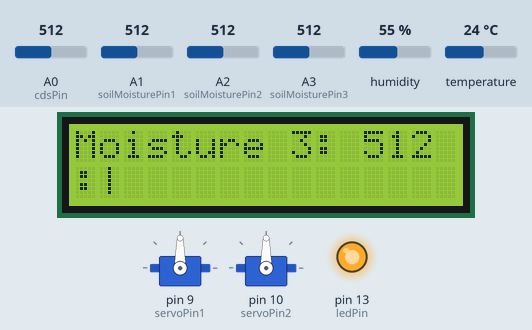
This program was run on a simulated Arduino Uno, built with avr-gcc and run on an emulated ATmega328P. Parts: 16×2 character LCD, 2 × servo, output pins drawn as LEDs (lit = HIGH). Inputs (shaded band) come from the test bench; at power-on: A1 (soilMoisturePin1) = 512, A0 (cdsPin) = 512, A2 (soilMoisturePin2) = 512, A3 (soilMoisturePin3) = 512, humidity 55 %, temperature 24 °C. What the program prints to the serial monitor is not drawn.

Above: at 17.0 s.
17.1 s: A1 (soilMoisturePin1) set to 306
At 21.8 s:
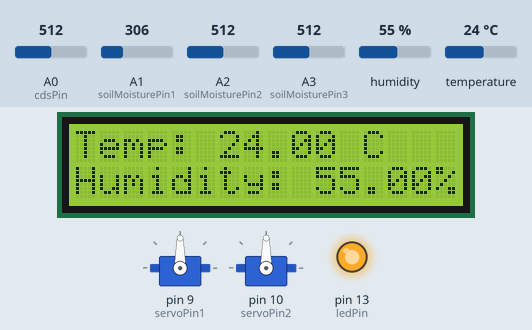
At 25.4 s:
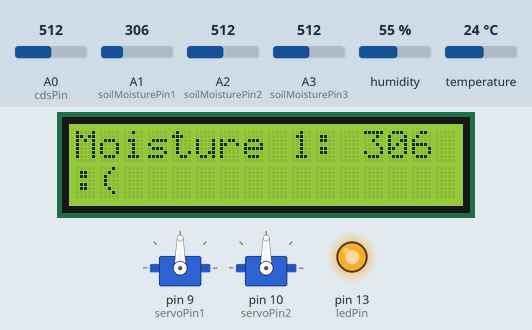
32.9 s: A0 (cdsPin) set to 716
At 43.5 s:
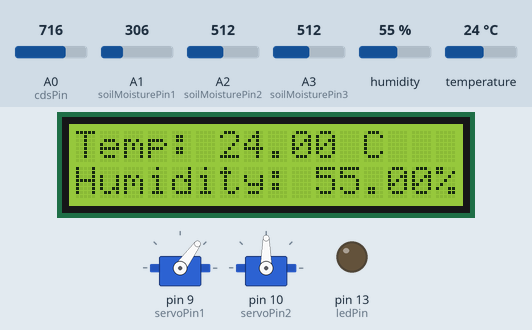
Timing chart, 0 to 45.0 s (numbered marks = the images above; inputs shaded):
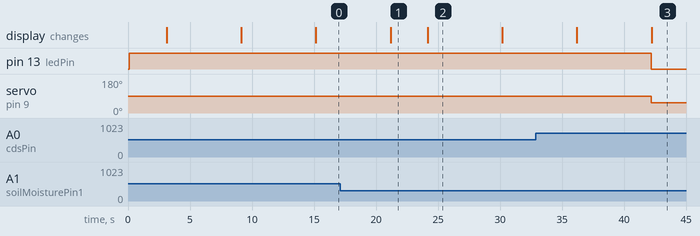

Measured:
- after the input at 17.1 s, the display: first differs from a run without the input after 7.1 s (image 2)
- after the input at 32.9 s, pin 13 (ledPin): HIGH → LOW after 9.3 s; servo on pin 9 (servoPin1): 90° → 54° after 9.3 s
- what the display in image 1 shows lasts 3.0 s, from 21.2 s to 24.2 s
- what the display in image 2 shows lasts 6.0 s, from 24.2 s to 30.2 s

The program:

main.cpp
```cpp
#include <Arduino.h>
#include <DHT.h>
#include <LiquidCrystal.h>
#include <Servo.h>
#include <Wire.h>

#define DHTPIN 8    // DHT11 센서의 데이터 핀
#define DHTTYPE DHT11   // DHT11 센서 사용

DHT dht(DHTPIN, DHTTYPE);

LiquidCrystal lcd(12, 11, 5, 4, 3, 2); // lcd 연결핀

int cdsPin = A0;    // CDS 조도 센서의 아날로그 핀
int soilMoisturePin1 = A1;  // 토양 수분 센서1의 아날로그 핀
int soilMoisturePin2 = A2;  // 토양 수분 센서2의 아날로그 핀
int soilMoisturePin3 = A3;  // 토양 수분 센서3의 아날로그 핀
int ledPin = 13;    // LED의 디지털 핀

int servoPin1 = 9;   // 첫 번째 서보 모터의 디지털 핀
int servoPin2 = 10;   // 두 번째 서보 모터의 디지털 핀

Servo servo1;
Servo servo2;

void displayEmoji(int emojiLevel) {
  const char* emojiString = ""; // 이모지 문자열 초기화

  switch (emojiLevel) {
    case 0:
      emojiString = ":("; // 토양 수분이 적을 때의 이모지
      break;
    case 1:
      emojiString = ":|"; // 중간 토양 수분일 때의 이모지
      break;
    case 2:
      emojiString = ":)"; // 토양 수분이 많을 때의 이모지
      break;
  }

  lcd.setCursor(0, 1);
  lcd.print(emojiString);  // 이모티콘 출력
  delay(3000);  // 고정된 시간으로 변경 (예: 3초)
}


void setup() {
  Serial.begin(9600);  // 시리얼 통신 초기화
  lcd.begin(16, 2);    // LCD 크기 설정
  lcd.backlight();   // LCD 배경 조명 활성화

  pinMode(ledPin, OUTPUT);
  servo1.attach(servoPin1);
  servo2.attach(servoPin2);
}

void loop() {
  float humidity = dht.readHumidity();
  float temperature = dht.readTemperature();

  int cdsValue = analogRead(cdsPin);
  int brightness = map(cdsValue, 0, 1023, 255, 0); // 낮을수록 밝게

  // LED 밝기 설정
  analogWrite(ledPin, brightness);

  // 서보 모터 각도 설정
  int servoAngle = map(brightness, 0, 255, 0, 180);
  servo1.write(servoAngle);
  servo1.write(servoAngle);

  // 토양 수분 값 읽기
  int soilMoisture1 = analogRead(soilMoisturePin1);
  int soilMoisture2 = analogRead(soilMoisturePin2);
  int soilMoisture3 = analogRead(soilMoisturePin3);

  // 토양 수분 값을 0에서 1023까지의 범위로 매핑
  int emojiLevel1 = map(soilMoisture1, 0, 1023, 0, 2);
  int emojiLevel2 = map(soilMoisture2, 0, 1023, 0, 2);
  int emojiLevel3 = map(soilMoisture3, 0, 1023, 0, 2);

  // 시리얼 모니터에 데이터 출력
  Serial.println("==== Sensor Data ====");
  Serial.print("Temperature: ");
  Serial.print(temperature);
  Serial.print(" C\tHumidity: ");
  Serial.print(humidity);
  Serial.print(" %\tBrightness: ");
  Serial.print(brightness);
  Serial.println();

  // 첫 번째 화면에 온도 및 습도 표시
  lcd.clear();
  lcd.setCursor(0, 0);
  lcd.print("Temp: ");
  lcd.print(temperature);
  lcd.print(" C");
  lcd.setCursor(0, 1);
  lcd.print("Humidity: ");
  lcd.print(humidity);
  lcd.print("%");

  delay(3000); // 3초간 첫 번째 화면 표시

  // 두 번째 화면에 토양 센서 1에 대한 수분량과 이모지 표시
  lcd.clear();
  lcd.setCursor(0, 0);
  lcd.print("Moisture 1: ");
  lcd.print(soilMoisture1);
  lcd.setCursor(0, 1);
  displayEmoji(emojiLevel1);

  delay(3000); // 3초간 두 번째 화면 표시

  // 세 번째 화면에 토양 센서 2에 대한 수분량과 이모지 표시
  lcd.clear();
  lcd.setCursor(0, 0);
  lcd.print("Moisture 2: ");
  lcd.print(soilMoisture2);
  lcd.setCursor(0, 1);
  displayEmoji(emojiLevel2);

  delay(3000); // 3초간 세 번째 화면 표시

  // 네 번째 화면에 토양 센서 3에 대한 수분량과 이모지 표시
  lcd.clear();
  lcd.setCursor(0, 0);
  lcd.print("Moisture 3: ");
  lcd.print(soilMoisture3);
  lcd.setCursor(0, 1);
  displayEmoji(emojiLevel3);

  delay(3000); // 3초간 네 번째 화면 표시
}
```
